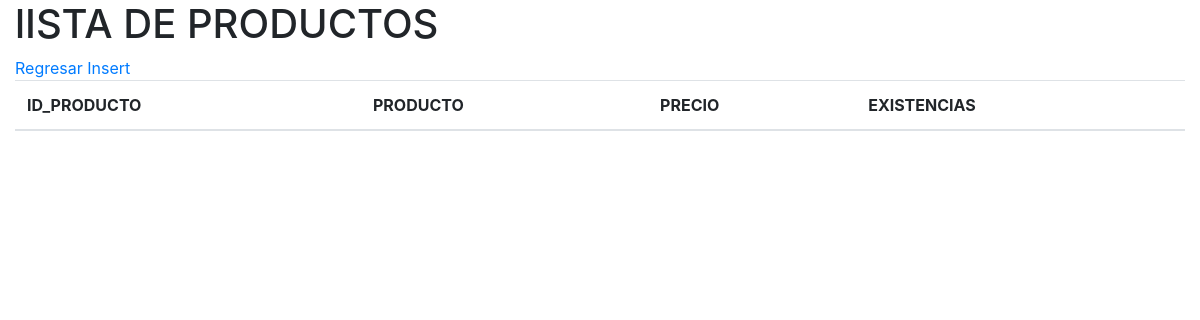
Page /Productos/index.php on the earlier database version.
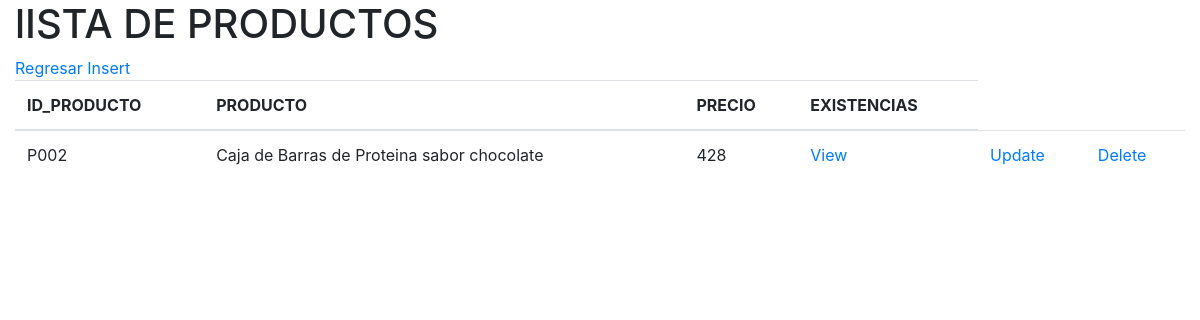
Same page on the later database version.
### tables this page shows
CREATE TABLE Productos (
ID_PRODUCTO VARCHAR(5) PRIMARY KEY NOT NULL,
PRODUCTO VARCHAR(40) NOT NULL,
PRECIO VARCHAR(6) NOT NULL,
EXISTENCIAS VARCHAR(4) NOT NULL
);

### Productos/db/db_list.php (the view)
<?php
    $db = new SQLite3("../tienda.db");
    $resultado = $db->query("SELECT * from Productos;");
    $table = "
        <table class='table'>
            <thead>
            <tr>
                <th>ID_PRODUCTO</th>
                <th>PRODUCTO</th>
                <th>PRECIO</th>
                <th>EXISTENCIAS</th>
            </tr>
            </thead>
            ";
    print($table);
    while ($row = $resultado->fetchArray()) {
        $id_producto = $row['ID_PRODUCTO'];
        $producto = $row['PRODUCTO'];
        $precio = $row['PRECIO'];
        $table = "
            <tr>
                <td>$id_producto</td>
                <td>$producto</td>
                <td>$precio</td>
                <td><a href='view.php?ID_PRODUCTO=$id_producto'>View</a></td>
                <td><a href='update.php?ID_PRODUCTO=$id_producto'>Update</a></td>
                <td><a href='delete.php?ID_PRODUCTO=$id_producto'>Delete</a></td>
            </tr>
        ";
        print($table);
    }
    print("</table>");
?>

### Productos/index.php (shortened to what this page needs)
<!doctype html>
<html lang="en">
<head>
    <link rel="stylesheet" href="https://cdn.jsdelivr.net/npm/bootstrap@4.5.3/dist/css/bootstrap.min.css">
</head>
<body>
    <div class="container-fluid">
        <h1>lISTA DE PRODUCTOS</h1>
        <a href="../index.php">Regresar</a>
        <a href="insert.php">Insert</a>
        <?php include 'db/db_list.php'; ?>
    </div>
</body>
</html>

Differences in the rows shown:
added productos: ID_PRODUCTO "P002", PRODUCTO "Caja de Barras de Proteina sabor chocolate", PRECIO "428"
